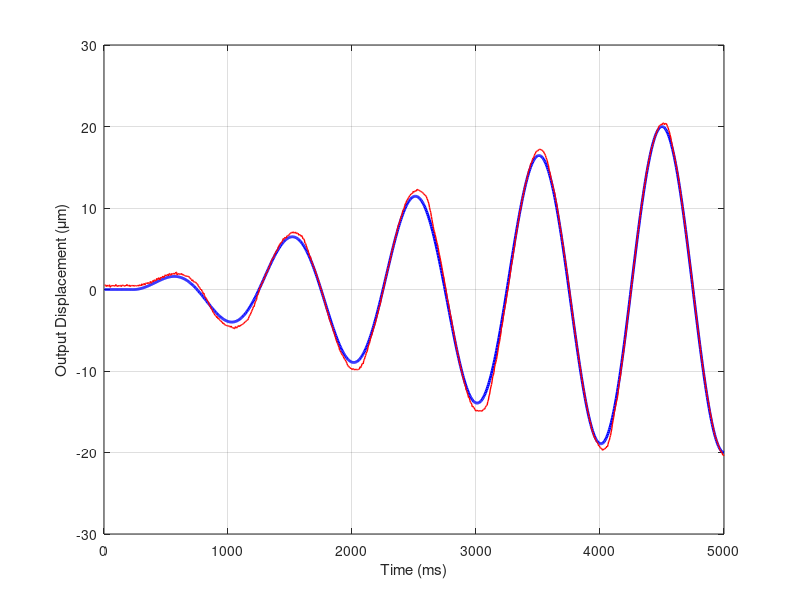
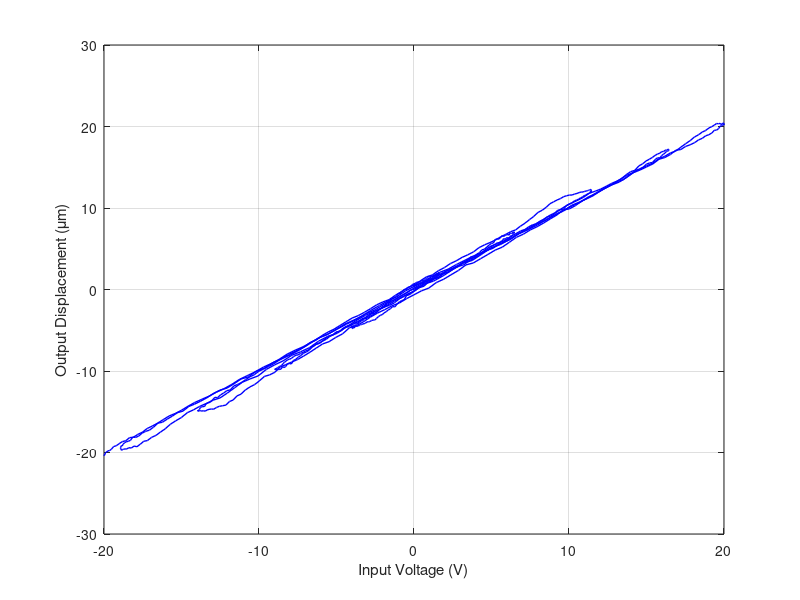

Source code (MATLAB) for these figures, in order:
%clear command windows
clc;

%clear workspace
clear all;

%close all windows
close all;
%--------------------------------------------------------------------------
%1. Load data 

%read file
load Test_Vi_Do_Di.dat;
d=Test_Vi_Do_Di;

%define input and output column
IN_COL=9;%actuator input
OUT_COL=5;%Capacinive sensor

%define start and length of input
%si=3852;% no H inv
%si=11852;% with H inv
%si=5052;% no H inv
si=11152;% with H inv
L=1000;

%define start of output
PhaseLag=1;%current output is appeared on next sample of capacitive senr
so=si+PhaseLag;

%Lower voltage in capacitive sensor corresponds to nearer plates and lower
%voltages
%When actr inputs voltages is negatives, it pushes flexture outside,
%that makes capacitors closers, 

Di=d(si:(si+L-1),IN_COL)';
Do=d(so:(so+L-1),OUT_COL)';

Dn=length(Do);
T=5; %Sampling period -5 ms
t=T.*(1:Dn);

Do=Do-mean(Do);
%--------------------------------------------------------------------------
%Plot 
hFig1 = figure(1);
set(hFig1, 'Position', [100 100 500 300])
plot(t,Di,'-b','LineWidth',2,...
                'MarkerEdgeColor','b',...
                'MarkerFaceColor','b',...
                'MarkerSize',2)
hold on;
plot(t,Do,'-r','LineWidth',1,...
                 'MarkerEdgeColor','r',...
                 'MarkerFaceColor','r',...
                 'MarkerSize',2)                    
hold off;        
grid on;
%axis([0 12 -80 80])
%set(gca,'XTick',0:2:12)
%set(gca,'YTick',-80:40:80)
%title('Output vs input')
xlabel('Time (ms)');
ylabel('Output Displacement (\mum)');
% legend('Ground truth','Output from sensor',...
%        'Location','NE')
%--------------------------------------------------------------------------
%Split into lower part and upper part
LH=L;
xl=Di(1:LH); yl=Do(1:LH);
%xu=Di(LH+1:L); yu=Do(LH+1:L);
%--------------------------------------------------------------------------
%Plot 
hFig2 = figure(2);
set(hFig2, 'Position', [700 100 500 300])
plot(Di,Do,'-b','LineWidth',1,...
                'MarkerEdgeColor','b',...
                'MarkerFaceColor','b',...
                'MarkerSize',2)
grid on;
%axis([0 12 -80 80])
%set(gca,'XTick',0:2:12)
%set(gca,'YTick',-80:40:80)
%title('Output vs input')
xlabel('Input Voltage (V)');
ylabel('Output Displacement (\mum)');
% legend('Ground truth','Output from sensor',...
%        'Location','NE')
%--------------------------------------------------------------------------

